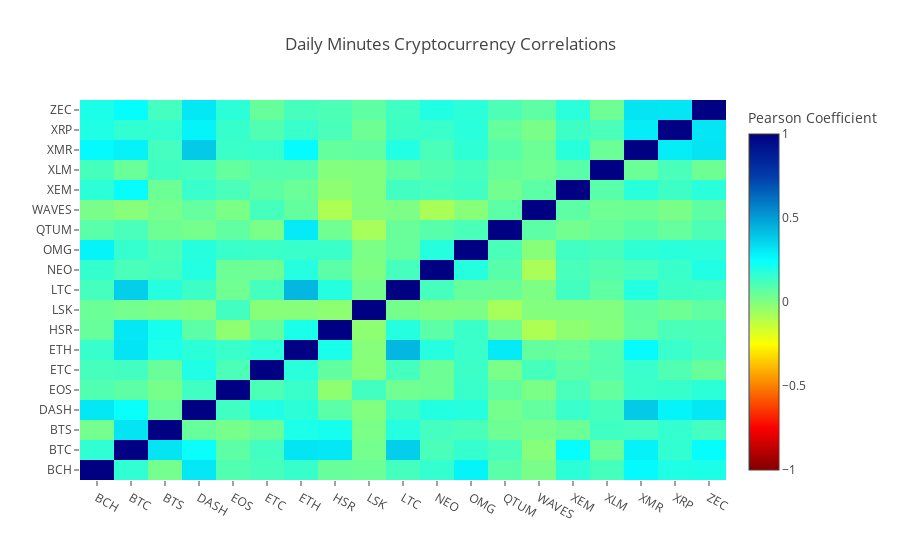

Write notebook code for a chart like this one.
### Markdown cell above
After setting up the data source we then proceed in creating the correlation matrix and the heatmap.

### Code cell
herpderp = ['BTC', 'ETH', 'BCH', 'XRP', 'LTC', 'DASH', 'NEO', 'XMR', 'XEM', 'ETC', 'LSK', 'QTUM', 'HSR', 'EOS', 'OMG', 'ZEC', 'XLM', 'WAVES', 'BTS']
something = []
for a in herpderp:
    new_data_frame = pd.DataFrame(list(cc1.crypto_dict[a].close), columns=[a])
    something.append(new_data_frame)
dm1 = merge_dfs_on_column(something, herpderp)
dm2 = cc1.crypto_dict['BTC'].dtime # Since BTC is the oldest cryptocoin, we use BTc time column to create the time index.
dm1.index = dm2

secm = dm1.loc['2017-12-07']
secm1 = secm.pct_change()
Correlation0 = secm1.corr(method='pearson') # standard correlation coefficient
print(correlation_heatmap(secm1, title="Daily Minutes Cryptocurrency Correlations", colorscale='Jet'))
Correlation0

### Figure 1 — Plotly figure (JSON) as saved in the notebook; plotly's stock layout.template omitted (floating-point values rounded to 4 significant figures; data arrays with more than 128 entries replaced by an {"elided": "..."} marker saying what was removed)
{"data": [{"colorbar": {"title": "Pearson Coefficient"}, "colorscale": "Jet", "reversescale": true, "type": "heatmap", "x": ["BCH", "BTC", "BTS", "DASH", "EOS", "ETC", "ETH", "HSR", "LSK", "LTC", "NEO", "OMG", "QTUM", "WAVES", "XEM", "XLM", "XMR", "XRP", "ZEC"], "y": ["BCH", "BTC", "BTS", "DASH", "EOS", "ETC", "ETH", "HSR", "LSK", "LTC", "NEO", "OMG", "QTUM", "WAVES", "XEM", "XLM", "XMR", "XRP", "ZEC"], "z": {"elided": "19x19 float values"}, "zmax": 1, "zmin": -1}], "layout": {"title": "Daily Minutes Cryptocurrency Correlations"}}
